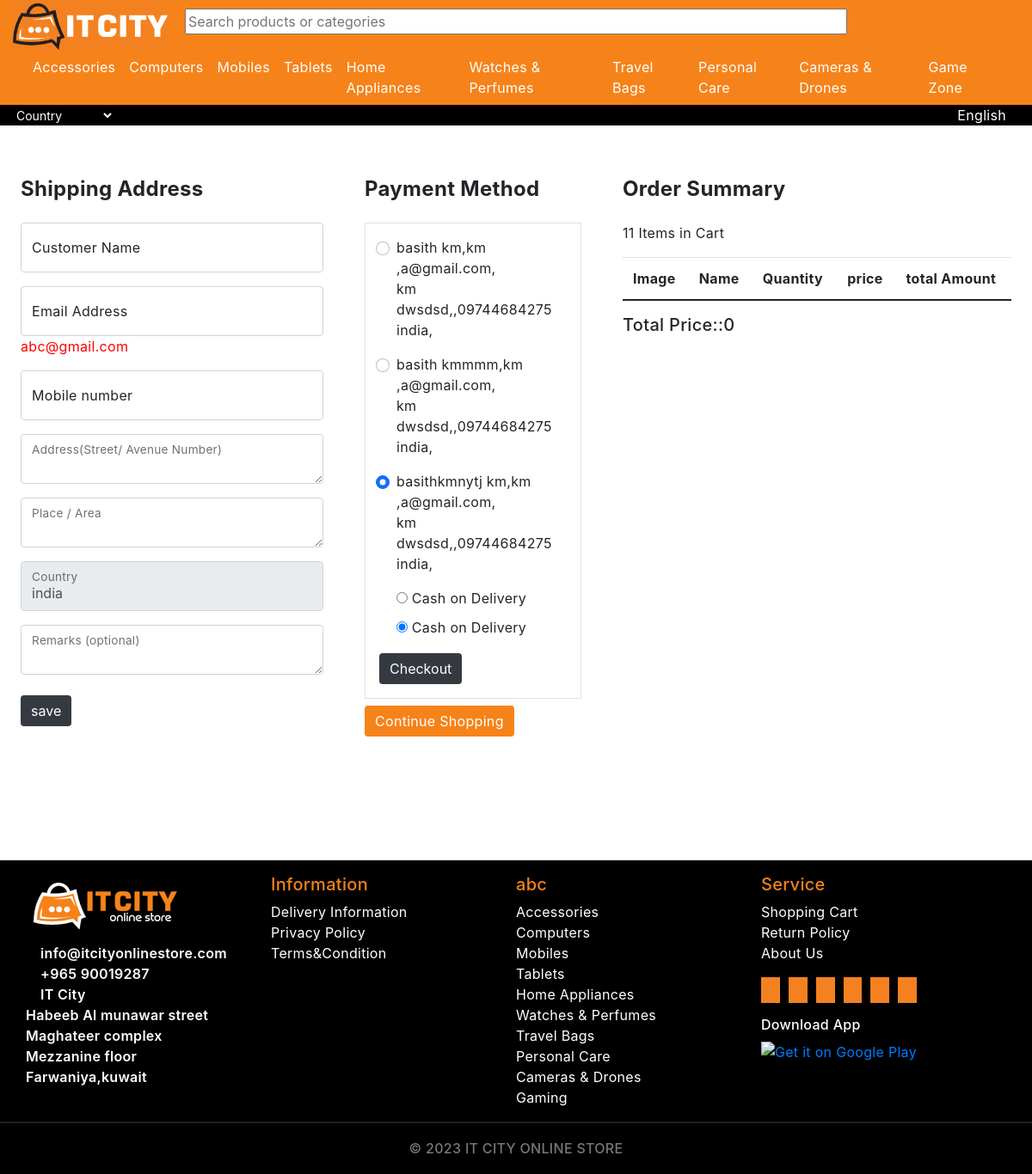
The app's page /checkout/ (signed in) with its own data.
### orders/models.py (models this page shows, shortened)
class Address(models.Model):
    user = models.ForeignKey(Account,on_delete=models.CASCADE)
    first_name = models.CharField(max_length=50)
    last_name   = models.CharField(max_length=50)
    phone = models.CharField(max_length=15)
    email = models.EmailField(max_length=50)
    address_line1 = models.CharField(max_length=50)
    address_line2 = models.CharField(max_length=50,null=True)
    country =   models.CharField(max_length=50)
    state =   models.CharField(max_length=50)
    district =   models.CharField(max_length=50)
    city =   models.CharField(max_length=50,blank=True)
    pincode =   models.CharField(max_length=50,blank=True)

### store/views.py (the view, shortened to what this page needs)
# urls.py: path('checkout/', views.checkout,name='checkout'),
@login_required(login_url='signin')
def checkout(request, total=0, quantity=0, cart_items=None):
    try:
        tax = 0
        grand_total = 0
        address = None
        start = 0
        discount=0
        discount_price=0
        data=0
        cart_items = Cartitems.objects.filter(user=request.user, is_active=True)
        address = Address.objects.filter(user=request.user)
        coppen = Discount.objects.all()
        for cart_item in cart_items:
            total += (cart_item.product.price * cart_item.quantity)
            print(total)
            quantity += cart_item.quantity
        if request.method=='POST':
            checkd = Discount_coupon.objects.filter(user=request.user).exists()
            if checkd:
                Discount_coupon.objects.filter(user=request.user).delete()
            try:
                coupon = request.POST['coupon']
                checked = Discount.objects.get(code=coupon)
                if checked:
                    start =checked.discount_from
                    discount = checked.discount_percentage
                else:
                        pass
            except:
                grand_total = total
        else:
            grand_total = total
        print(start)
        print(discount)
        grand_total_without = total
        print(quantity)
        try:
            if start:
                if grand_total_without >= start:
                    discount_price = int(grand_total_without * discount / 100)
                    grand_total =int(grand_total_without - discount_price)
                    data.user = request.user
                    data.discount_applied=discount_price
                    data.save()
        except:
            grand_total = int(grand_total_without)
    except ObjectDoesNotExist:
        pass
    context = {
        'total': total,
        'quantity': quantity,
        'cart_items': cart_items,
        'grand_total': grand_total,
        'discount_price':discount_price,
        'address':address,
        'data':data,
        'coppen':coppen
    }
    return render(request, 'store_template/checkout.html', context)

### templates/store_template/checkout.html (shortened to what this page needs)
{% extends 'base.html' %}
{% load static %}
{%block main-content %}
      <form action="" method="post" id="theform" class="text-start">
        <div class="   row  payment-payment">
            <div class="text-start px-4 col-lg-4 col-md-12 col-sm-12 col-12">
                <h4 class="fw-bold mb-4">Shipping Address</h4>
                 <div class="mb-3  required form-floating"><input name="c_name" placeholder="Customer Name"
                            type="text" id="customer_name" required class="form-control" ><label for="floatingInput">Customer
                            Name</label></div>
                            <div class="mb-3  required form-floating"><input name="c_email" placeholder="name@example.com"
                            type="email" id="customer_email" required="" class="form-control"><label for="floatingInput">Email
                            Address</label> <span style="color:red">abc@gmail.com</span>
     <br></div>
                    <div class="mb-3  required form-floating"><input placeholder="Mobile number"
                            type="number" name="c_mobile" required="" id="mobile"   class="form-control"><label for="floatingInput">Mobile
                            number</label></div>
                    <div class="mb-3  required form-floating">
                    <textarea class="form-control"  required="" name="Street"></textarea>
                     <label for="floatingInput">Address(Street/ Avenue Number)</label></div>
                          <div class="mb-3  required form-floating">
                    <textarea class="form-control"  required="" name="state"></textarea>
                     <label for="floatingInput">Place / Area</label></div>
                     <div class="mb-3  required form-floating"><input name="secountry" placeholder="Country"
                            type="text" id="customer_name" class="form-control" value="india"  required readonly><label for="floatingInput">Country</label></div>
                            <div class="mb-3  required form-floating">
                            <textarea class="form-control"   name="remarks"></textarea>
                            <label for="floatingInput"> Remarks (optional)</label></div>
                            <button type="submit" class="border-0 bg-dark me-2 mt-2  btn btn-primary">save</button>
                          </form>
            <div class="text-start px-4 col-lg-3 col-md-12 col-sm-12 col-12 mb-4">
                <h4 class="fw-bold mb-4">Payment Method</h4>
                <form class="text-start border border p-3" method="POST" action="{% url 'place_order' %}" >
                  <div class="form-check">
                    {% for a in address %}
                        <input class="form-check-input" type="radio" name="address" value="{{a.id}}" checked>
                        <p>{{a.first_name}}{{a.last_name}},{{a.address_line1}}<br>,{{a.email}},<br>{{a.city}},{{a.state}},{{a.phone}}<br>{{a.country}},{{a.pincode}}
                        </p>
                        {% endfor %}
                  </div>
                <div class="form-check">
                  <input type="radio" name="payment" checked="" value="cod" required class="payment-radio">
                  <label class="payment-text">Cash on Delivery</label>
                </div>
                <div class="form-check">
                  <input type="radio" name="payment" checked="" value="cod" required class="payment-radio">
                  <label class="payment-text">Cash on Delivery</label>
                </div>
                   <button type="submit" class="border-0 bg-dark me-2 mt-2  btn btn-primary">Checkout</button>
                          </form>
                          <a href="{% url 'home' %}" style="background: rgb(245, 131, 26); border-color: rgb(245, 131, 26);"
                          class="border-0 me-2 mt-2  btn btn-primary">Continue Shopping</a>
              </div>
            <div class="text-start px-4 col-lg-5 col-md-12 col-sm-12 col-12">
                <h4 class="fw-bold mb-4">Order Summary</h4>
                <p>11 Items in Cart</p>
                <div class="table-responsive">
                    <table class="table">
                        <thead>
                            <tr>
                                <th>Image</th>
                                <th>Name</th>
                                <th>Quantity</th>
                                <th>price</th>
                                <th>total Amount</th>
                            </tr>
                        </thead>
                    </table>
                    <div class="total-price-new">
    <h5>Total Price::{{grand_total}} </h5>
    </div>
                </div>
            </div>
{%endblock main-content%}

### static/css/style.css (style rules this page uses)
body { -webkit-font-smoothing: antialiased; -moz-osx-font-smoothing: grayscale; background-color: #fefcff; font-family: Times New Roman,Times,serif; font-weight: 400; letter-spacing: .3px; margin: 0; }
.row > * { padding: 0; margin: 0; }
.row { padding: 0; margin: 0 !important; }
.payment-payment { padding:60px 0px 120px 0px; }

### records on screen
Address: first_name "basith km", address_line1 "km", email "a@gmail.com", city "km dwsdsd", phone "09744684275", country "india"
Address: first_name "basith kmmmm", address_line1 "km", email "a@gmail.com", city "km dwsdsd", phone "09744684275", country "india"
Address: first_name "basithkmnytj km", address_line1 "km", email "a@gmail.com", city "km dwsdsd", phone "09744684275", country "india"

### other values on screen
{{ grand_total }} "0"
